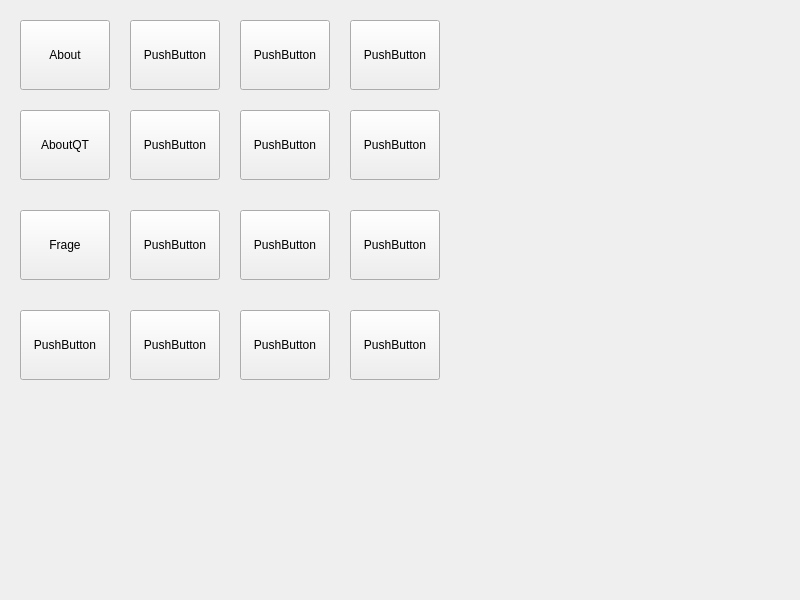
<?xml version="1.0" encoding="UTF-8"?>
<ui version="4.0">
 <class>Widget</class>
 <widget class="QWidget" name="Widget">
  <property name="geometry">
   <rect>
    <x>0</x>
    <y>0</y>
    <width>800</width>
    <height>600</height>
   </rect>
  </property>
  <property name="windowTitle">
   <string>Widget</string>
  </property>
  <widget class="QPushButton" name="pushButton">
   <property name="geometry">
    <rect>
     <x>20</x>
     <y>20</y>
     <width>90</width>
     <height>70</height>
    </rect>
   </property>
   <property name="text">
    <string>About</string>
   </property>
  </widget>
  <widget class="QPushButton" name="pushButton_2">
   <property name="geometry">
    <rect>
     <x>20</x>
     <y>110</y>
     <width>90</width>
     <height>70</height>
    </rect>
   </property>
   <property name="text">
    <string>AboutQT</string>
   </property>
  </widget>
  <widget class="QPushButton" name="pushButton_3">
   <property name="geometry">
    <rect>
     <x>20</x>
     <y>210</y>
     <width>90</width>
     <height>70</height>
    </rect>
   </property>
   <property name="text">
    <string>Frage</string>
   </property>
  </widget>
  <widget class="QPushButton" name="pushButton_4">
   <property name="geometry">
    <rect>
     <x>20</x>
     <y>310</y>
     <width>90</width>
     <height>70</height>
    </rect>
   </property>
   <property name="text">
    <string>PushButton</string>
   </property>
  </widget>
  <widget class="QPushButton" name="pushButton_5">
   <property name="geometry">
    <rect>
     <x>130</x>
     <y>310</y>
     <width>90</width>
     <height>70</height>
    </rect>
   </property>
   <property name="text">
    <string>PushButton</string>
   </property>
  </widget>
  <widget class="QPushButton" name="pushButton_6">
   <property name="geometry">
    <rect>
     <x>130</x>
     <y>110</y>
     <width>90</width>
     <height>70</height>
    </rect>
   </property>
   <property name="text">
    <string>PushButton</string>
   </property>
  </widget>
  <widget class="QPushButton" name="pushButton_7">
   <property name="geometry">
    <rect>
     <x>130</x>
     <y>20</y>
     <width>90</width>
     <height>70</height>
    </rect>
   </property>
   <property name="text">
    <string>PushButton</string>
   </property>
  </widget>
  <widget class="QPushButton" name="pushButton_8">
   <property name="geometry">
    <rect>
     <x>130</x>
     <y>210</y>
     <width>90</width>
     <height>70</height>
    </rect>
   </property>
   <property name="text">
    <string>PushButton</string>
   </property>
  </widget>
  <widget class="QPushButton" name="pushButton_9">
   <property name="geometry">
    <rect>
     <x>240</x>
     <y>310</y>
     <width>90</width>
     <height>70</height>
    </rect>
   </property>
   <property name="text">
    <string>PushButton</string>
   </property>
  </widget>
  <widget class="QPushButton" name="pushButton_10">
   <property name="geometry">
    <rect>
     <x>240</x>
     <y>110</y>
     <width>90</width>
     <height>70</height>
    </rect>
   </property>
   <property name="text">
    <string>PushButton</string>
   </property>
  </widget>
  <widget class="QPushButton" name="pushButton_11">
   <property name="geometry">
    <rect>
     <x>240</x>
     <y>20</y>
     <width>90</width>
     <height>70</height>
    </rect>
   </property>
   <property name="text">
    <string>PushButton</string>
   </property>
  </widget>
  <widget class="QPushButton" name="pushButton_12">
   <property name="geometry">
    <rect>
     <x>240</x>
     <y>210</y>
     <width>90</width>
     <height>70</height>
    </rect>
   </property>
   <property name="text">
    <string>PushButton</string>
   </property>
  </widget>
  <widget class="QPushButton" name="pushButton_13">
   <property name="geometry">
    <rect>
     <x>350</x>
     <y>310</y>
     <width>90</width>
     <height>70</height>
    </rect>
   </property>
   <property name="text">
    <string>PushButton</string>
   </property>
  </widget>
  <widget class="QPushButton" name="pushButton_14">
   <property name="geometry">
    <rect>
     <x>350</x>
     <y>110</y>
     <width>90</width>
     <height>70</height>
    </rect>
   </property>
   <property name="text">
    <string>PushButton</string>
   </property>
  </widget>
  <widget class="QPushButton" name="pushButton_15">
   <property name="geometry">
    <rect>
     <x>350</x>
     <y>210</y>
     <width>90</width>
     <height>70</height>
    </rect>
   </property>
   <property name="text">
    <string>PushButton</string>
   </property>
  </widget>
  <widget class="QPushButton" name="pushButton_16">
   <property name="geometry">
    <rect>
     <x>350</x>
     <y>20</y>
     <width>90</width>
     <height>70</height>
    </rect>
   </property>
   <property name="text">
    <string>PushButton</string>
   </property>
  </widget>
 </widget>
 <layoutdefault spacing="6" margin="11"/>
 <resources/>
 <connections/>
</ui>
